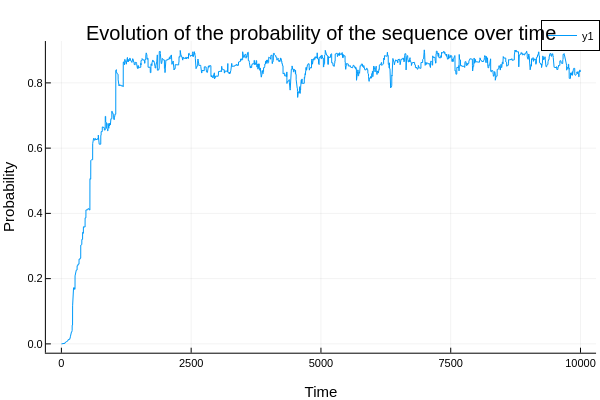

Notebook code cell kept with this figure:
### Markdown cell above
Attention : si on veut changer de matrice (MJ*5 ou MJ_1996) il faut restart le kernel et modifier la ligne const dans le ficher metropolis.jl.

### Code cell
# with all the data
seq = generate_seq()
print(matrix_name)
target_number = 75005
all_ctc_maps = all_contact_maps(PATHS)
plot_probability(seq, target_number, all_ctc_maps, 10000)

### Figure 1 — Plotly figure (JSON) as saved in the notebook; plotly's stock layout.template omitted (floating-point values rounded to 4 significant figures; data arrays with more than 128 entries replaced by an {"elided": "..."} marker saying what was removed)
{"data": [{"colorbar": {"len": 0.8657, "title": "", "x": 0.9934, "y": 0.5087}, "legendgroup": "y1", "line": {"color": "rgba(0, 154, 250, 1.000)", "dash": "solid", "shape": "linear", "width": 1}, "mode": "lines", "name": "y1", "showlegend": true, "type": "scatter", "x": {"elided": "10000 int values"}, "xaxis": "x", "y": {"elided": "10000 float values"}, "yaxis": "y"}], "layout": {"annotations": [{"font": {"color": "rgba(0, 0, 0, 1.000)", "family": "sans-serif", "size": 20}, "rotation": 0, "showarrow": false, "text": "Evolution of the probability of the sequence over time", "x": 0.535, "xanchor": "center", "xref": "paper", "y": 1, "yanchor": "top", "yref": "paper"}], "height": 400, "legend": {"bgcolor": "rgba(255, 255, 255, 1.000)", "bordercolor": "rgba(0, 0, 0, 1.000)", "borderwidth": 1, "font": {"color": "rgba(0, 0, 0, 1.000)", "family": "sans-serif", "size": 11}, "title": {"font": {"color": "rgba(0, 0, 0, 1.000)", "family": "sans-serif", "size": 15}, "text": ""}, "tracegroupgap": 0, "traceorder": "normal", "x": 1, "xanchor": "auto", "y": 1, "yanchor": "auto"}, "margin": {"b": 20, "l": 0, "r": 0, "t": 20}, "paper_bgcolor": "rgba(255, 255, 255, 1.000)", "plot_bgcolor": "rgba(255, 255, 255, 1.000)", "showlegend": true, "width": 600, "xaxis": {"anchor": "y", "domain": [0.07647, 0.9934], "gridcolor": "rgba(0, 0, 0, 0.100)", "gridwidth": 0.5, "linecolor": "rgba(0, 0, 0, 1.000)", "mirror": false, "range": [-299.0, 10300.0], "showgrid": true, "showline": true, "showticklabels": true, "tickangle": 0, "tickcolor": "rgb(0, 0, 0)", "tickfont": {"color": "rgba(0, 0, 0, 1.000)", "family": "sans-serif", "size": 11}, "tickmode": "array", "ticks": "inside", "ticktext": ["0", "2500", "5000", "7500", "10000"], "tickvals": [0, 2500, 5000, 7500, 10000], "title": "Time", "titlefont": {"color": "rgba(0, 0, 0, 1.000)", "family": "sans-serif", "size": 15}, "type": "-", "visible": true, "zeroline": false, "zerolinecolor": "rgba(0, 0, 0, 1.000)"}, "yaxis": {"anchor": "x", "domain": [0.07581, 0.9415], "gridcolor": "rgba(0, 0, 0, 0.100)", "gridwidth": 0.5, "linecolor": "rgba(0, 0, 0, 1.000)", "mirror": false, "range": [-0.02704, 0.9282], "showgrid": true, "showline": true, "showticklabels": true, "tickangle": 0, "tickcolor": "rgb(0, 0, 0)", "tickfont": {"color": "rgba(0, 0, 0, 1.000)", "family": "sans-serif", "size": 11}, "tickmode": "array", "ticks": "inside", "ticktext": ["0.0", "0.2", "0.4", "0.6", "0.8"], "tickvals": [0, 0.2, 0.4, 0.6, 0.8], "title": "Probability", "titlefont": {"color": "rgba(0, 0, 0, 1.000)", "family": "sans-serif", "size": 15}, "type": "-", "visible": true, "zeroline": false, "zerolinecolor": "rgba(0, 0, 0, 1.000)"}}}
